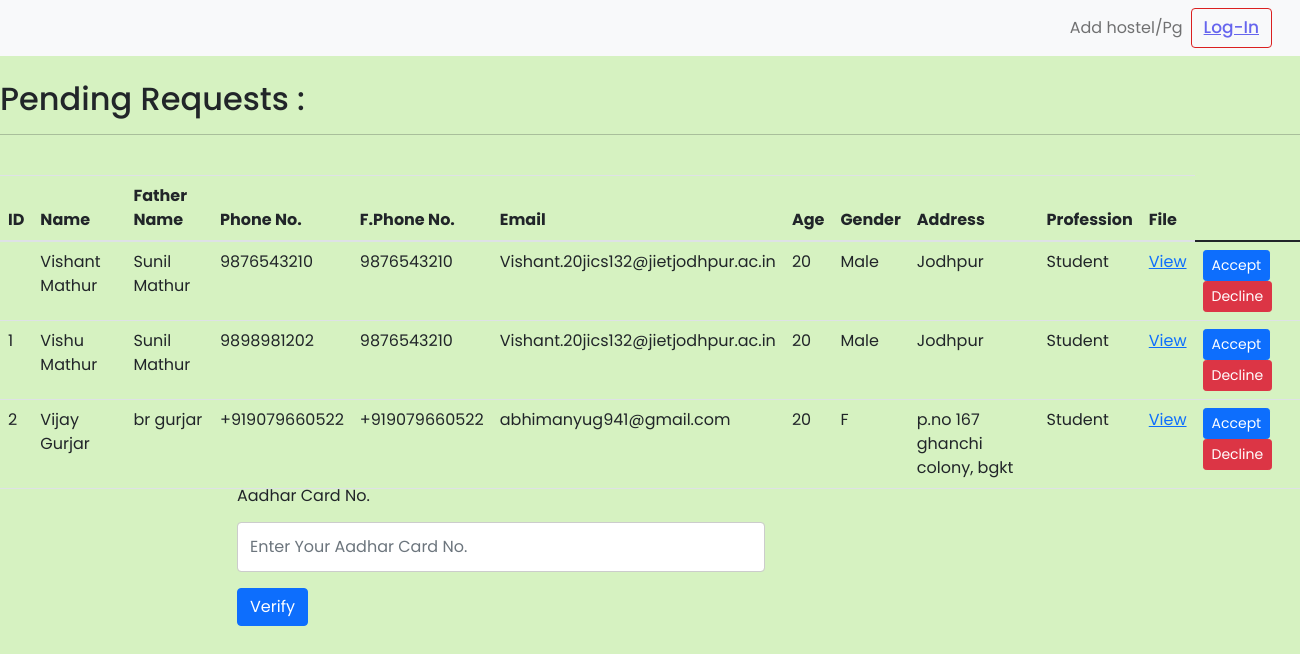
/admin/hostel.php, run on the app's committed database.
### tables this page shows
CREATE TABLE `hostel` (
  `id` int(255) NOT NULL,
  `name` varchar(50) NOT NULL,
  `fname` varchar(50) NOT NULL,
  `pno` varchar(50) NOT NULL,
  `fpno` varchar(50) NOT NULL,
  `email` varchar(50) NOT NULL,
  `age` int(5) NOT NULL,
  `gender` varchar(50) NOT NULL,
  `address` varchar(255) NOT NULL,
  `ownerid` varchar(255) NOT NULL,
  `prof` varchar(255) NOT NULL,
  `file` mediumblob NOT NULL
);

### admin/hostel.php (the view, shortened to what this page needs)
<?php require_once "controllerUserData.php"; ?>
<!DOCTYPE html>
<html lang="en">
<head>
            <link rel="stylesheet" href="index.css">
 <link rel="stylesheet" href="navstyle.css">
	<link rel="stylesheet" href="https://maxcdn.bootstrapcdn.com/bootstrap/4.0.0/css/bootstrap.min.css">
    <link href='https://unpkg.com/boxicons@2.1.2/css/boxicons.min.css' rel='stylesheet'>
    <link href="https://cdn.jsdelivr.net/npm/bootstrap@5.1.3/dist/css/bootstrap.min.css" rel="stylesheet">
    <link href="https://cdn.jsdelivr.net/npm/bootstrap@5.1.3/dist/css/bootstrap.min.css" rel="stylesheet">
    <link href="https://cdn.jsdelivr.net/npm/bootstrap@5.1.3/dist/css/bootstrap.min.css" rel="stylesheet"
>
    <link rel="stylesheet" href="style.css">
    <link rel="stylesheet" href="vish.css">
</head>
<body>
 <nav class="navbar navbar-expand-lg navbar-light bg-light">
        <div class="container-fluid">
            <a class="navbar-brand" href="https://roomsterinc.000webhostapp.com/index.php"><img class="logo" src="images/logoing-removebg-preview.png" alt=""></a>
            <div class="collapse navbar-collapse" id="navbarNav">
                <ul class="navbar-nav">
                        <li class="nav-items"><a class="nav-link" href="regs.php">Add hostel/Pg</a></li>
                        <li class="nav-item">
                            <button style="color:black;" class="btn btn-outline-success" type="submit">                               <?php
                               if($status != "verified"){ echo "<a href='https://roomsterinc.000webhostapp.com/log.html".$link_address."'>Log-In</a>"; }
                               else{
                               echo "<a href='logout-user.php".$link_address."'>Log-Out</a>";} ?> </button>
                        </li>
                </ul>
            </div>
        </div>
    </nav>
       <br>
       <h2>Pending Requests : </h2>
       <hr style="weight=bolder;">
    <br>
    <table class="table">
        <thead>
			<tr>
					<th>ID</th>
				<th> Name</th>
				<th>Father Name</th>
				<th>Phone No.</th>
				<th>F.Phone No.</th>
                <th>Email</th>
                <th>Age</th>
				<th>Gender</th>
				<th>Address</th>
                <th>Profession</th>
                <th>File</tr>
		</thead>
        <tbody>
<?php
$sql = "SELECT * FROM hostel where ownerid='vj941'";
$result = $con->query($sql);
while($row = mysqli_fetch_array($result)) { ?>
     <tr>
        <td><?php echo $id++; ?></td>
        <td><?php echo $row['name']; ?></td>
                            <td><?php echo $row['fname']; ?></td>
        <td><?php echo $row['pno']; ?></td>
                    <td><?php echo $row['fpno']; ?></td>
                    <td><?php echo $row['email']; ?></td>
                    <td><?php echo $row['age']; ?></td>
                    <td><?php echo $row['gender']; ?></td>
                    <td><?php echo $row['address']; ?></td>
                    <td><?php echo $row['prof']; ?></td>
         <td><a href="uploads/<?php echo $row['file']; ?>" target="_blank">View</a></td>
        <td>
           <a class='btn btn-primary btn-sm' href="accept.php">Accept</a>
              <a id="decline" class='btn btn-danger btn-sm' href="decline.php">Decline</a>
        </td>
    </tr>
    <?php }
    $con->close();?>
</tbody>
</table>
<div class="container">
		<div class="col-md-6" style="margin-top: 50px;">
		  	<div class="form-group">
		    	<label for="exampleInputAadharCard">Aadhar Card No.</label>
		    	<input type="text" class="form-control" id="exampleInputAadharCard" placeholder="Enter Your Aadhar Card No." name="exampleInputAadharCard">
		  	</div>
		  	<button type="button" class="btn btn-primary" onclick="verify()">Verify</button>
		</div>
	</div>
</body>
</html>

### index.css (style rules this page uses)
* { margin: 0; padding: 0; box-sizing: border-box; font-family: 'Poppins'; }
.container { width: 1600px; margin: auto; }
@media only screen and (min-width: 1200px) { .container { width: 100%; } }
input[type=text], select, textarea { width: 100%; padding: 12px; border: 1px solid #ccc; margin-top: 6px; margin-bottom: 16px; resize: vertical; }

### admin/navstyle.css (style rules this page uses)
@media (min-width: 992px) { .navbar-expand-lg .navbar-collapse { display: flex!important; flex-basis: auto; justify-content: end; } }
@media (min-width: 992px) { .btn-outline-success { color: #212529 !important; border-color: #da2020 !important; } }
nav .logo { width: 120px; height: 20px; height: 1rem; margin-left: 3%; }
.nav-item a { font-size: 17px; }
.navbar-nav { display: flex; padding-left: 50px; margin-bottom: 0; list-style: none; justify-content: space-evenly; }
.btn-outline-success { color: orange; border-color: orange; }

### admin/style.css (style rules this page uses)
html, body { background: #d6f2c1; font-family: 'Poppins', sans-serif; }
.container { position: absolute; top: 50%; left: 50%; transform: translate(-50%, -50%); width:auto; }

### admin/vish.css (style rules this page uses)
@media (min-width: 992px) { .navbar-expand-lg .navbar-collapse { display: flex!important; flex-basis: auto; justify-content: end; } }
button a { color: #6665ee; font-weight: 500; }
nav .logo { width: 120px; height: 20px; height: 1rem; margin-left: 3%; }
.nav-item a { font-size: 17px; }
.navbar-nav { display: flex; padding-left: 50px; margin-bottom: 0; list-style: none; justify-content: space-evenly; }
.btn-outline-success { color: orange; }

### admin/hostel.php (style rules this page uses)
.container { margin-top:10%; width:100%; margin-left:10%; }

### data on the page
hostel: name "Vishant Mathur", fname "Sunil Mathur", pno "9876543210", fpno "9876543210", email "Vishant.20jics132@jietjodhpur.ac.in", age "20", gender "Male", address "Jodhpur", prof "Student"
hostel: name "Vishu Mathur", fname "Sunil Mathur", pno "9898981202", fpno "9876543210", email "Vishant.20jics132@jietjodhpur.ac.in", age "20", gender "Male", address "Jodhpur", prof "Student"
hostel: name "Vijay Gurjar", fname "br gurjar", pno "+919079660522", fpno "+919079660522", email "abhimanyug941@gmail.com", age "20", gender "F", address "p.no 167 ghanchi colony, bgkt", prof "Student"
